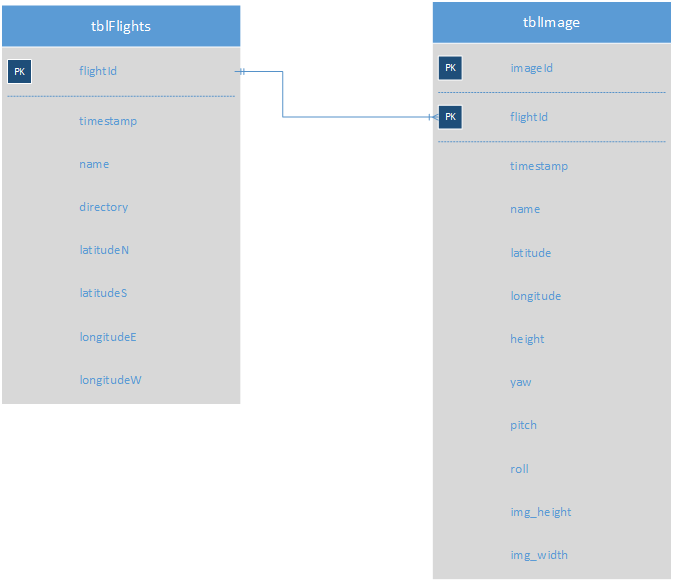
//> input picture jxl_parser/jxlparser_database.png, 674 x 582 px
$ ./color_histogram_line 3 ../jxl_parser/jxlparser_database.png   (built with g++ and OpenCV 4)
//> lines starting //> are read from the running program, lines starting //| are printed output that depends on the picture; after the words box and inside, x2 and y2 are one past the last pixel; in counts of white or black regions, pixels touching at a corner belong together
#include <stdio.h>
#include <iostream>
#include <iomanip>
#include <string>
#include <sstream>
#include <fstream>
#include "opencv2/core/core.hpp"
#include "opencv2/opencv.hpp"
#include "opencv2/features2d/features2d.hpp"
#include "opencv2/nonfree/features2d.hpp"
#include "opencv2/highgui/highgui.hpp"
#include "opencv2/legacy/legacy.hpp"

#include "dynamic_time_warping.hxx"

using std::ofstream;
using namespace cv;

void usage(int argc, char** argv) {
    std::cout << "Usage:" << std::endl;
    std::cout << "    " << argv[0] << " <count> <img1 ... imgN>" << std::endl;
}

int histogram_rows = 100;
int histogram_cols = 200;

void init_histograms(int ****histograms, int count, int histogram_cols) {
    std::cout << "initing histogram with count " << count << " and cols " << histogram_cols << std::endl;
    (*histograms) = new int**[count];
    for (int i = 0; i < count; i++) {
        (*histograms)[i] = new int*[3];
        (*histograms)[i][0] = new int[histogram_cols];
        (*histograms)[i][1] = new int[histogram_cols];
        (*histograms)[i][2] = new int[histogram_cols];
        for (int j = 0; j < histogram_cols; j++) {
            (*histograms)[i][0][j] = 0;
            (*histograms)[i][1][j] = 0;
            (*histograms)[i][2][j] = 0;
        }
    }
}

void delete_histograms(int ****histograms, int count) {
    for (int i = 0; i < count; i++) {
        delete [] (*histograms)[i][0];
        delete [] (*histograms)[i][1];
        delete [] (*histograms)[i][2];
    }
    delete [] (*histograms);
}


void print_histogram(const char* image_name, Mat &img, Mat &mod_img, int x1, int y1, int x2, int y2, int current, int ***histograms) {
//    std::cout << "printing histogram - x1: " << x1 << ", y1: " << y1 << ", x2: " << x2 << ", y2: " << y2 << std::endl;

    Mat histogram = Mat::zeros(histogram_rows, histogram_cols, CV_8UC3);


    float delta_x = x2 - x1;
    float delta_y = y2 - y1;
    float slope = delta_x / delta_y;
//    std::cout << "delta_x: " << delta_x << ", delta_y: " << delta_y << ", slope: " << slope << std::endl;

    for (int histogram_x = 0; histogram_x < histogram_cols; histogram_x++) {
        float distance = ((float)histogram_x / (float)histogram_cols);

        int img_x = (delta_x * distance) + x1;
        int img_y = (delta_y * distance) + y1;

        Vec3b pixel = img.at<Vec3b>(img_y, img_x);
        int b = histogram_rows * ((float)pixel.val[0] / 255.0);
        int g = histogram_rows * ((float)pixel.val[1] / 255.0);
        int r = histogram_rows * ((float)pixel.val[2] / 255.0);

        histogram.at<Vec3b>(b, histogram_x) = Vec3b(255, 0, 0);
        histogram.at<Vec3b>(g, histogram_x) = Vec3b(0, 255, 0);
        histogram.at<Vec3b>(r, histogram_x) = Vec3b(0, 0, 255);

        histograms[current][0][histogram_x] = b;
        histograms[current][1][histogram_x] = g;
        histograms[current][2][histogram_x] = r;

//        std::cout << "b_height: " << b << ", g_height: " << g << ", r_height: " << r << std::endl;

    }

    for (int histogram_x = 0; histogram_x < histogram_cols; histogram_x++) {
        float distance = ((float)histogram_x / (float)histogram_cols);

        int img_x = (delta_x * distance) + x1;
        int img_y = (delta_y * distance) + y1;

        mod_img.at<Vec3b>(img_y, img_x) = Vec3b(0, 0, 0);
//        std::cout << "histogram_x: " << histogram_x << ", x: " << img_x << ", y: " << img_y << std::endl;
    }

    std::ostringstream oss2;
    oss2 << image_name << " Histogram " << current;
    imshow(oss2.str().c_str(), histogram);

    moveWindow(oss2.str().c_str(), 100, 50 + ((histogram_rows + 50) * (current - 1)));

}

void print_radial_histograms(const char* image_name, int count, int ***histograms) {
    Mat img = imread( image_name, CV_LOAD_IMAGE_COLOR );
    Mat mod_img = img.clone();

    if ( !img.data ) {
        std::cout << "Error reading image '" << image_name << "'" << std::endl;
        exit(1);
    }

    int rows = img.rows;
    int cols = img.cols;
    std::cout << "img rows: " << rows << std::endl;
    std::cout << "img cols: " << cols << std::endl;

    float radian_min = 0, radian_max = 2 * M_PI, radian_step = radian_max / (float)count;

    int center_x = img.cols / 2.0;
    int center_y = img.rows / 2.0;
    int radius = sqrt( (img.cols * img.cols) + (img.rows * img.rows) );

    std::cout << "center_x: " << center_x << std::endl;
    std::cout << "center_y: " << center_y << std::endl;

    bool doing_width = true;
    int x1, y1, x2, y2;
    float degree_r = 0;
    for (int i = 0; i < count; i++) {
        int center_h = img.rows / 2.0;
        int center_w = img.cols / 2.0;

        int h = center_w * tan(degree_r);
        if (center_h + h >= img.rows || center_h + h < 0) {
            if (degree_r > 0 && degree_r < M_PI) {
                y2 = center_h + center_h;
            } else {
                y2 = 0;
            }
            x2 = center_w + (center_h / tan(degree_r));
        } else {
            if (degree_r > M_PI / 2.0 && degree_r < 3.0 * M_PI / 2.0) {
                x2 = center_w + center_w;
            } else {
                x2 = 0;
            }
            y2 = center_h + h;
        }

        x1 = center_w;
        y1 = center_h;

        using std::setw;
        std::cout << "degree: " << setw(10) << degree_r << ", x1: " << setw(5) << x1 << ", y1: " << setw(5) << y1 << ", x2: " << setw(5) << x2 << ", y2: " << setw(5) << y2 << std::endl;

        print_histogram(image_name, img, mod_img, x1, y1, x2, y2, i, histograms);

        degree_r += radian_step;
    }

    imshow(image_name, mod_img);
    moveWindow(image_name, (histogram_cols + 200), 50);
}

/** @function main */
int main( int argc, char** argv ) {
    if (argc < 3) {
        usage(argc, argv);
        return -1;
    }

    int count = atoi(argv[1]);

    for (int i = 0; i < argc; i++) {
        std::cout << "    " << argv[i] << std::endl;
    }

    int ***histograms_1;
    init_histograms(&histograms_1, count, histogram_cols);
    print_radial_histograms(argv[2], count, histograms_1);
//> in print_radial_histograms, img is the input picture: 582 rows x 674 cols, CV_8UC3; mean B, G, R 231.4, 228, 224.2
//| img rows: 582
//| img cols: 674
//| center_x: 337
//| center_y: 291
//> the loop in print_radial_histograms, `for (int i = 0; i < count; i++)` made 3 passes
//> pass 1, in print_radial_histograms, `print_histogram(image_name, img, mod_img, x1, y1, x2, y2, i, histogram..`:
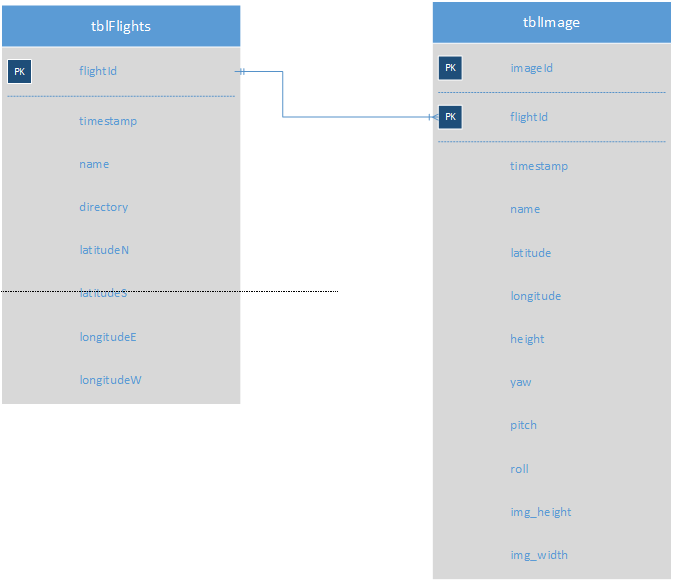
//> mod_img: 582 rows x 674 cols, CV_8UC3; 0.05% of pixels changed, all inside (x1, y1, x2, y2) = (1, 291, 338, 292)
//> pass 2, in print_radial_histograms, `print_histogram(image_name, img, mod_img, x1, y1, x2, y2, i, histogram..`:
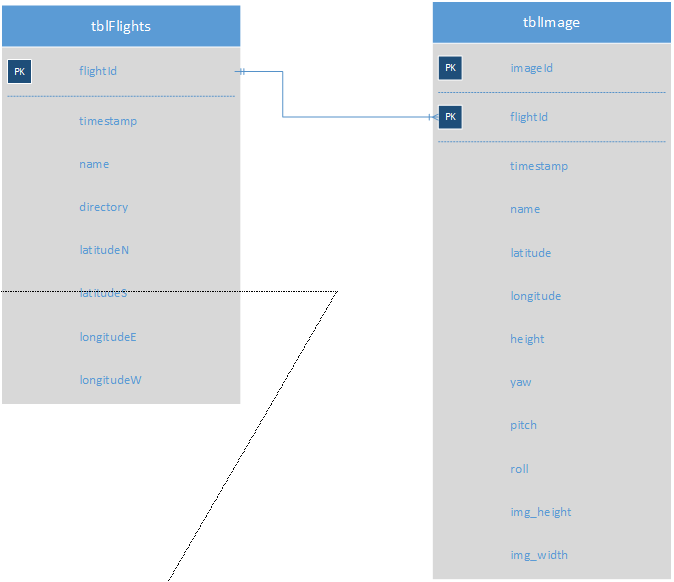
//> mod_img: 582 rows x 674 cols, CV_8UC3; 0.05% of pixels changed, all inside (x1, y1, x2, y2) = (168, 292, 337, 581)
//> pass 3, in print_radial_histograms, `print_histogram(image_name, img, mod_img, x1, y1, x2, y2, i, histogram..`:
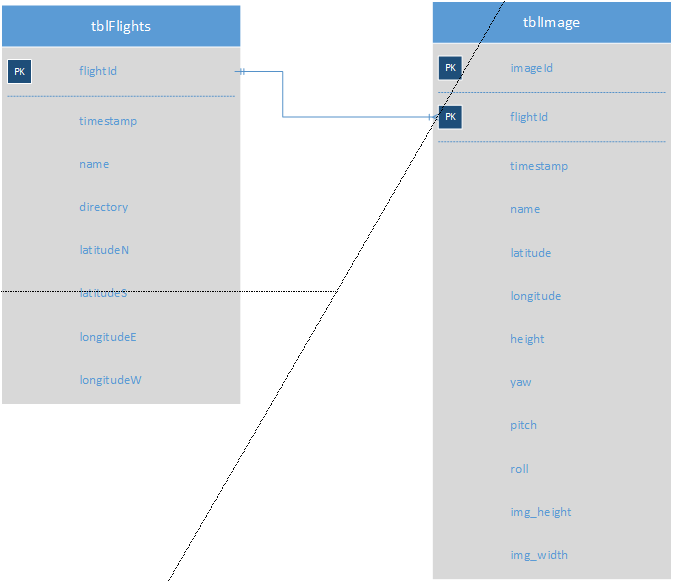
//> mod_img: 582 rows x 674 cols, CV_8UC3; 0.05% of pixels changed, all inside (x1, y1, x2, y2) = (337, 1, 505, 290)
//> after the loop in print_radial_histograms, `for (int i = 0; i < count; i++)`: degree_r = 6.28

    int ***histograms_2;
    init_histograms(&histograms_2, count, histogram_cols);
    print_radial_histograms(argv[3], count, histograms_2);
//> (the run ends here: the program stops with an error, at `Mat img = imread( image_name, CV_LOAD_IMAGE_COLOR );`)
